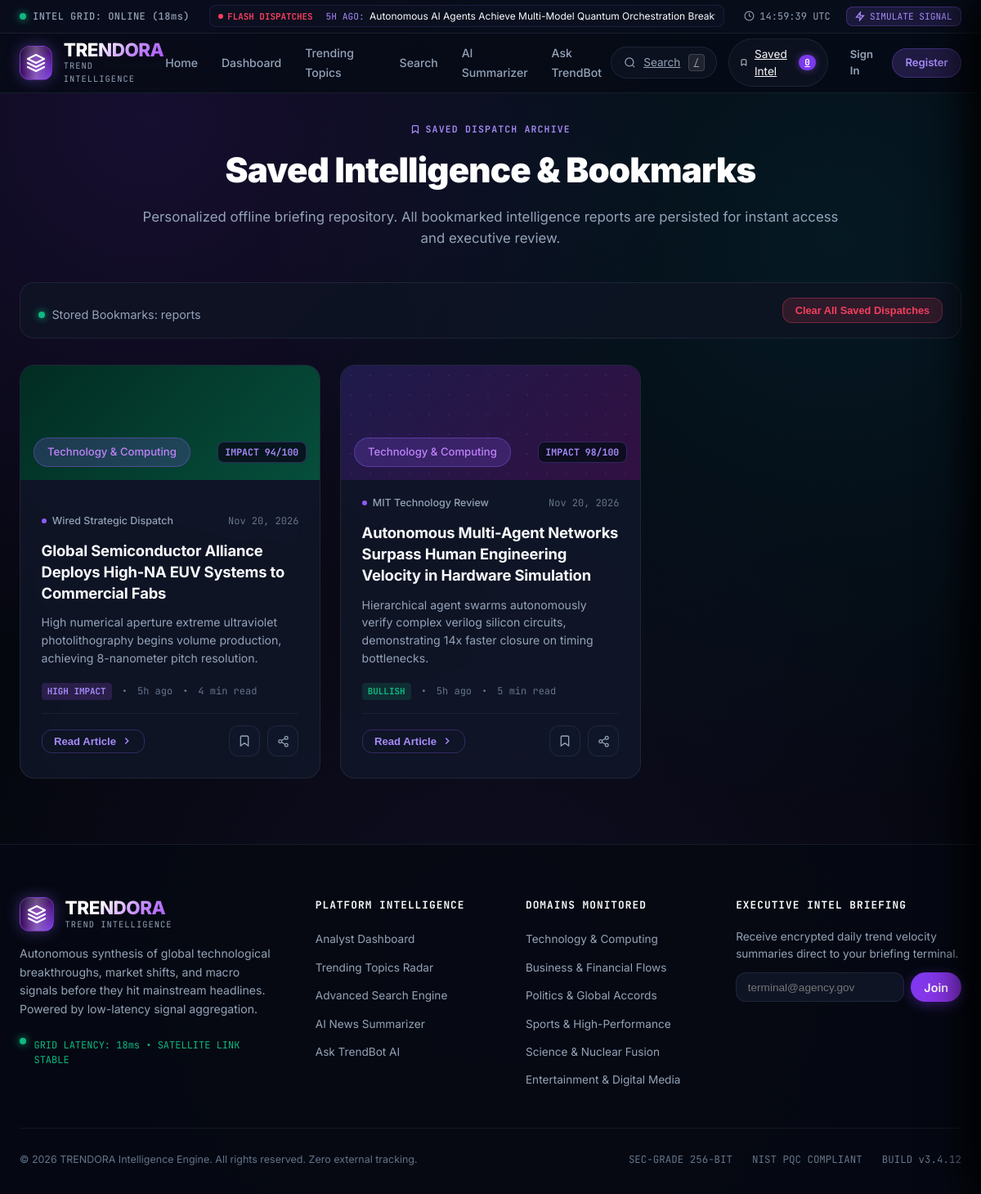
The app's page /saved/, older data.
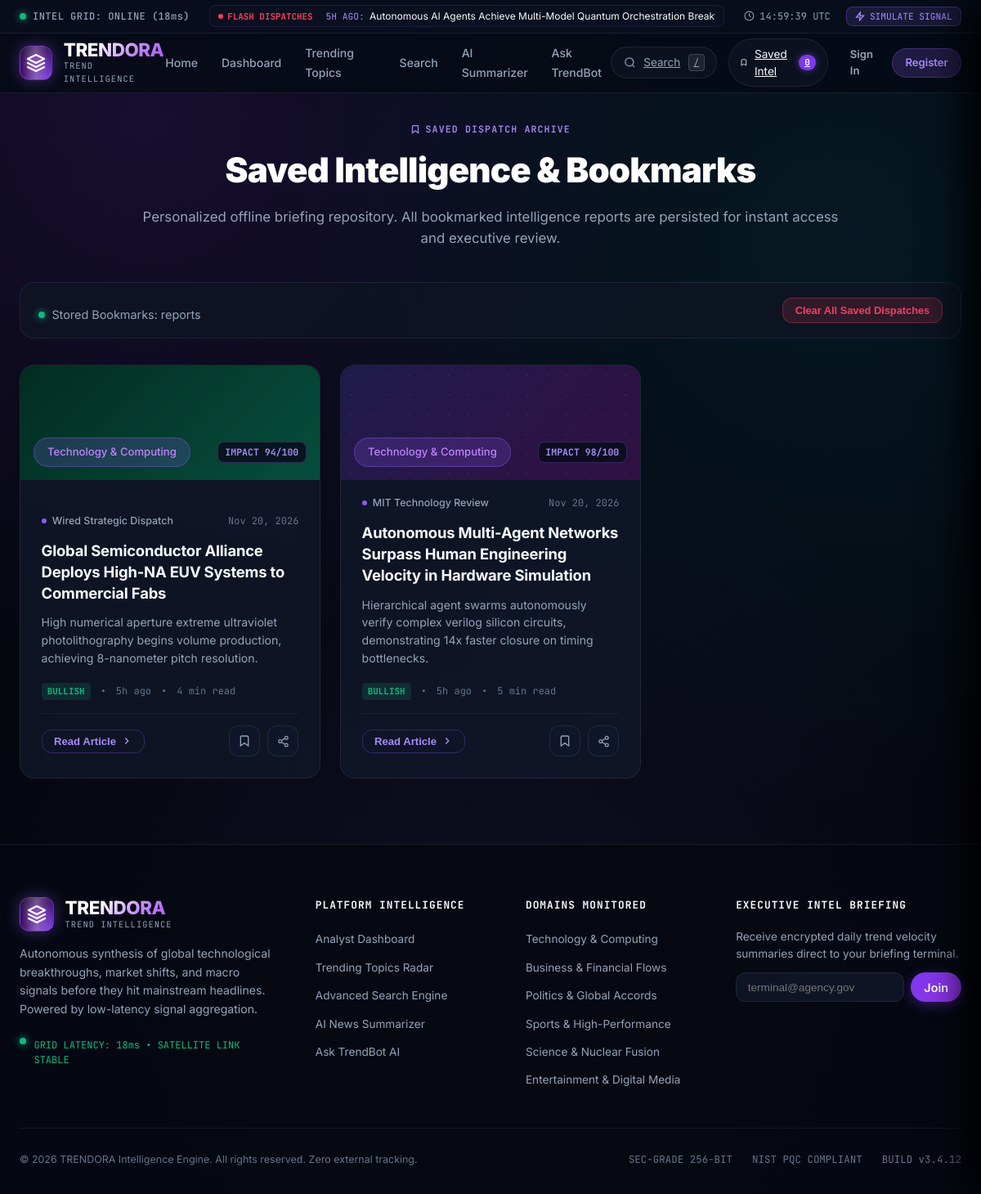
The same page, newer data.
### news/models.py (models this page shows, shortened)
class NewsArticle(models.Model):
    SENTIMENT_CHOICES = [
        ('BULLISH', 'Bullish'),
        ('BEARISH', 'Bearish'),
        ('HIGH IMPACT', 'High Impact'),
        ('DEVELOPING', 'Developing'),
        ('NEUTRAL', 'Neutral'),
    ]
    title = models.CharField(max_length=300, db_index=True)
    slug = models.SlugField(max_length=320, unique=True, db_index=True)
    category = models.ForeignKey(NewsCategory, on_delete=models.CASCADE, related_name='articles')
    source = models.ForeignKey(NewsSource, on_delete=models.SET_NULL, null=True, blank=True, related_name='articles')
    source_name = models.CharField(max_length=120, blank=True, default='')
    source_domain = models.CharField(max_length=150, blank=True, default='')
    author = models.CharField(max_length=150, blank=True, default='')
    url = models.URLField(max_length=600, unique=True, db_index=True, help_text='Original canonical article URL')
    image_url = models.URLField(max_length=600, blank=True, default='')
    image_gradient = models.CharField(max_length=120, default='linear-gradient(135deg, #1e1b4b 0%, #311042 100%)')
    hero_pattern = models.CharField(max_length=50, default='neural-grid')
    published_at = models.DateTimeField(default=timezone.now, db_index=True)
    summary = models.TextField(help_text='Executive summary briefing')
    content = models.TextField(help_text='Full article intelligence report')
    key_takeaways_json = models.TextField(default='[]', help_text='JSON array of strategic takeaways')
    read_time_minutes = models.IntegerField(default=4)
    impact_score = models.IntegerField(default=85, db_index=True, help_text='1-100 rating scale')
    velocity_score = models.CharField(max_length=30, default='+240% / 1h')
    sentiment = models.CharField(max_length=20, choices=SENTIMENT_CHOICES, default='HIGH IMPACT')
    related_topic = models.ForeignKey('trends.TrendingTopic', on_delete=models.SET_NULL, null=True, blank=True, related_name='news_articles')
    is_featured = models.BooleanField(default=False, db_index=True)
    is_breaking = models.BooleanField(default=False, db_index=True)
    views_count = models.IntegerField(default=0)
    created_at = models.DateTimeField(auto_now_add=True)
    updated_at = models.DateTimeField(auto_now=True)
    class Meta:
        ordering = ['-published_at']
        indexes = [
            models.Index(fields=['category', '-published_at']),
            models.Index(fields=['-impact_score', '-published_at']),
            models.Index(fields=['is_featured', '-published_at']),
            models.Index(fields=['is_breaking', '-published_at']),
        ]
    def get_time_ago(self):
        diff = timezone.now() - self.published_at
        seconds = diff.total_seconds()
        if seconds < 60:
            return "just now"
        elif seconds < 3600:
            return f"{int(seconds // 60)}m ago"
        elif seconds < 86400:
            return f"{int(seconds // 3600)}h ago"
        else:
            return f"{int(seconds // 86400)}d ago"

class NewsCategory(models.Model):
    name = models.CharField(max_length=80, unique=True)
    slug = models.SlugField(max_length=100, unique=True, db_index=True)
    icon = models.CharField(max_length=50, default='cpu', help_text='Icon identifier e.g. cpu, brief, globe, trophy, orbit, film')
    color_code = models.CharField(max_length=20, default='#8b5cf6')
    badge_class = models.CharField(max_length=50, default='badge-purple')
    description = models.TextField(blank=True)
    order = models.IntegerField(default=0)
    created_at = models.DateTimeField(auto_now_add=True)
    class Meta:
        verbose_name_plural = 'News Categories'
        ordering = ['order', 'name']

### news/views.py (the view)
# urls.py: path('saved/', views.saved_news_view, name='saved_news'),
def saved_news_view(request):
    user = request.user
    if not user.is_authenticated:
        demo = User.objects.filter(username='demo_analyst').first()
        user = demo if demo else User.objects.first()
    saved_instances = SavedArticle.objects.filter(user=user).select_related('article', 'article__category', 'article__source').order_by('-created_at')
    saved_articles = [s.article for s in saved_instances]
    breaking_news = NewsArticle.objects.filter(is_breaking=True).order_by('-published_at')[:6]
    all_categories = NewsCategory.objects.all().order_by('order')
    context = {
        'saved_articles': saved_articles,
        'saved_count': len(saved_articles),
        'breaking_news': breaking_news,
        'all_categories': all_categories,
    }
    return render(request, 'intelligence/saved_news.html', context)

### templates/intelligence/saved_news.html (shortened to what this page needs)
{% extends 'base.html' %}
{% load static %}
{% block content %}
<div class="trend-container" style="padding-top: 2rem;">
  <div class="search-page-header">
    <div class="section-label-pill" style="margin-bottom: 0.6rem;">
      <svg width="12" height="12" viewBox="0 0 24 24" fill="none" stroke="currentColor" stroke-width="2.5">
        <path d="M19 21l-7-5-7 5V5a2 2 0 0 1 2-2h10a2 2 0 0 1 2 2z"></path>
      </svg>
      SAVED DISPATCH ARCHIVE
    </div>
    <h1 class="search-page-title">Saved Intelligence & Bookmarks</h1>
    <p class="search-page-subtitle">
      Personalized offline briefing repository. All bookmarked intelligence reports are persisted for instant access and executive review.
    </p>
  </div>
  <div class="adv-filters-control-bar" style="margin-bottom: 2rem;">
    <div class="adv-filters-left">
      <span style="font-size: 0.9rem; color: var(--text-secondary); display: flex; align-items: center; gap: 0.5rem;">
        <span class="status-indicator-dot"></span>
        <span>Stored Bookmarks: <strong id="savedPageTotalCount" style="color: #fff; font-family: var(--font-mono);">{{ saved_articles.count }}</strong> reports</span>
      </span>
    </div>
    <div class="adv-filters-right">
      <button id="btnClearAllSavedPage" class="btn-danger-intel" style="font-size: 0.8rem; padding: 0.45rem 0.9rem;">
        Clear All Saved Dispatches
      </button>
    </div>
  </div>
  <div class="articles-stream-grid" id="savedNewsGrid" style="margin-bottom: 4rem;">
    {% for article in saved_articles %}
      {% include 'components/news_card.html' with article=article %}
    {% endfor %}
  </div>
</div>
{% endblock %}

### templates/components/news_card.html (shortened to what this page needs)
<article class="article-intel-card" id="article-card-{{ article.slug }}">
  <div class="card-thumb-banner" style="background: {{ article.image_gradient }};">
    <div class="card-thumb-pattern {{ article.hero_pattern }}"></div>
    <div class="card-thumb-overlay">
      <span class="cat-pill {{ article.category.badge_class }}">{{ article.category.name }}</span>
      <span class="card-thumb-impact">IMPACT {{ article.impact_score }}/100</span>
    </div>
  </div>
  <div class="card-body-content">
    <div class="article-card-header">
      <div class="article-source-row">
        <span class="source-dot" style="background: {{ article.category.color_code }};"></span>
        <span>{{ article.source_name }}</span>
      </div>
      <span class="article-date-stamp">{{ article.published_at|date:"M d, Y" }}</span>
    </div>
    <h3 class="article-card-title" data-open-article="{{ article.slug }}">
      {{ article.title }}
    </h3>
    <p class="article-card-summary">
      {{ article.summary }}
    </p>
    <div class="article-card-meta">
      <span class="sentiment-pill sentiment-{{ article.sentiment|lower|slugify }}">{{ article.sentiment }}</span>
      <span>•</span>
      <span>{{ article.get_time_ago }}</span>
      <span>•</span>
      <span>{{ article.read_time_minutes }} min read</span>
    </div>
    <div class="article-card-actions">
      <button class="read-intel-btn" data-open-article="{{ article.slug }}">
        Read Article
        <svg width="14" height="14" viewBox="0 0 24 24" fill="none" stroke="currentColor" stroke-width="2.5">
          <polyline points="9 18 15 12 9 6"></polyline>
        </svg>
      </button>
      <div class="quick-action-btns">
        <button class="icon-action-btn" data-bookmark-slug="{{ article.slug }}" title="Bookmark Article">
          <svg width="16" height="16" viewBox="0 0 24 24" fill="none" stroke="currentColor" stroke-width="2">
            <path d="M19 21l-7-5-7 5V5a2 2 0 0 1 2-2h10a2 2 0 0 1 2 2z"></path>
          </svg>
        </button>
        <button class="icon-action-btn" data-share-slug="{{ article.slug }}" title="Share Article">
        </button>
      </div>
    </div>
  </div>
</article>

Row changes from the older to the newer data that the page shows:
changed NewsArticle "Global Semiconductor Alliance Deploys High-NA EUV Systems to Commercial Fabs": sentiment "HIGH IMPACT" → "BULLISH"
